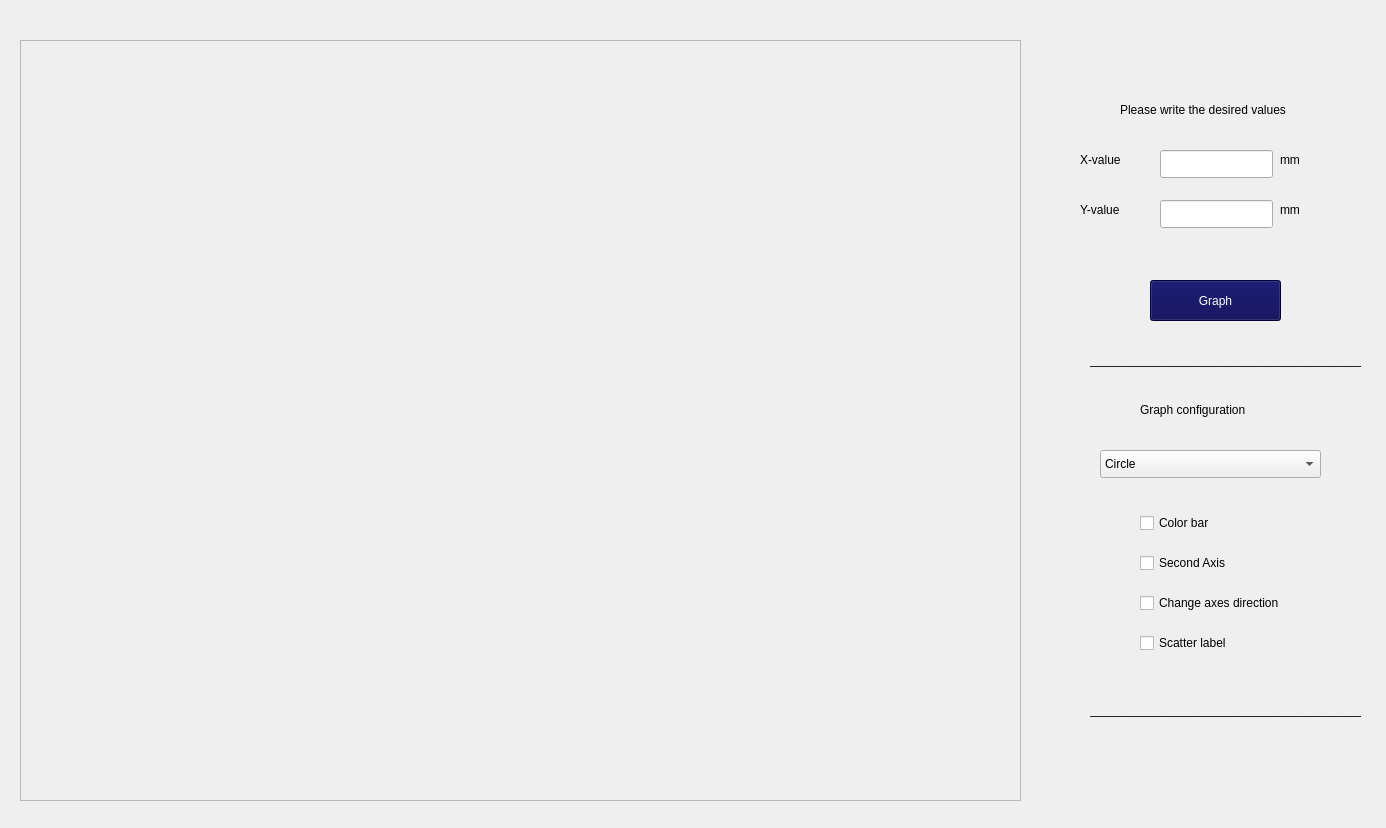
<?xml version="1.0" encoding="UTF-8"?>
<ui version="4.0">
 <class>Form</class>
 <widget class="QWidget" name="Form">
  <property name="geometry">
   <rect>
    <x>0</x>
    <y>0</y>
    <width>1386</width>
    <height>828</height>
   </rect>
  </property>
  <property name="windowTitle">
   <string>2D Cuts</string>
  </property>
  <widget class="QLineEdit" name="X_value_s">
   <property name="geometry">
    <rect>
     <x>1160</x>
     <y>150</y>
     <width>113</width>
     <height>28</height>
    </rect>
   </property>
   <property name="text">
    <string/>
   </property>
  </widget>
  <widget class="QLineEdit" name="Y_Value_s">
   <property name="geometry">
    <rect>
     <x>1160</x>
     <y>200</y>
     <width>113</width>
     <height>28</height>
    </rect>
   </property>
   <property name="text">
    <string/>
   </property>
  </widget>
  <widget class="QLabel" name="label">
   <property name="geometry">
    <rect>
     <x>1120</x>
     <y>100</y>
     <width>221</width>
     <height>20</height>
    </rect>
   </property>
   <property name="text">
    <string>Please write the desired values </string>
   </property>
  </widget>
  <widget class="QLabel" name="label_2">
   <property name="geometry">
    <rect>
     <x>1080</x>
     <y>150</y>
     <width>63</width>
     <height>20</height>
    </rect>
   </property>
   <property name="text">
    <string>X-value</string>
   </property>
  </widget>
  <widget class="QLabel" name="label_3">
   <property name="geometry">
    <rect>
     <x>1080</x>
     <y>200</y>
     <width>63</width>
     <height>20</height>
    </rect>
   </property>
   <property name="text">
    <string>Y-value</string>
   </property>
  </widget>
  <widget class="QLabel" name="label_4">
   <property name="geometry">
    <rect>
     <x>1280</x>
     <y>150</y>
     <width>63</width>
     <height>20</height>
    </rect>
   </property>
   <property name="text">
    <string>mm</string>
   </property>
  </widget>
  <widget class="QLabel" name="label_5">
   <property name="geometry">
    <rect>
     <x>1280</x>
     <y>200</y>
     <width>63</width>
     <height>20</height>
    </rect>
   </property>
   <property name="text">
    <string>mm</string>
   </property>
  </widget>
  <widget class="QPushButton" name="graph_scatter">
   <property name="geometry">
    <rect>
     <x>1150</x>
     <y>280</y>
     <width>131</width>
     <height>41</height>
    </rect>
   </property>
   <property name="styleSheet">
    <string notr="true">QPushButton {
    background-color: rgb(0, 0, 77);
    color: white;
}</string>
   </property>
   <property name="text">
    <string>Graph</string>
   </property>
  </widget>
  <widget class="QFrame" name="frame">
   <property name="geometry">
    <rect>
     <x>20</x>
     <y>40</y>
     <width>1001</width>
     <height>761</height>
    </rect>
   </property>
   <property name="frameShape">
    <enum>QFrame::Shape::StyledPanel</enum>
   </property>
   <property name="frameShadow">
    <enum>QFrame::Shadow::Raised</enum>
   </property>
  </widget>
  <widget class="QComboBox" name="boxxoro">
   <property name="geometry">
    <rect>
     <x>1100</x>
     <y>450</y>
     <width>221</width>
     <height>28</height>
    </rect>
   </property>
   <item>
    <property name="text">
     <string>Circle</string>
    </property>
   </item>
   <item>
    <property name="text">
     <string>Cross</string>
    </property>
   </item>
  </widget>
  <widget class="QLabel" name="label_6">
   <property name="geometry">
    <rect>
     <x>1140</x>
     <y>400</y>
     <width>221</width>
     <height>20</height>
    </rect>
   </property>
   <property name="text">
    <string>Graph configuration </string>
   </property>
  </widget>
  <widget class="QCheckBox" name="colorbar">
   <property name="geometry">
    <rect>
     <x>1140</x>
     <y>510</y>
     <width>93</width>
     <height>26</height>
    </rect>
   </property>
   <property name="text">
    <string>Color bar</string>
   </property>
  </widget>
  <widget class="QCheckBox" name="secondax">
   <property name="geometry">
    <rect>
     <x>1140</x>
     <y>550</y>
     <width>121</width>
     <height>26</height>
    </rect>
   </property>
   <property name="text">
    <string>Second Axis</string>
   </property>
  </widget>
  <widget class="QCheckBox" name="direction">
   <property name="geometry">
    <rect>
     <x>1140</x>
     <y>590</y>
     <width>181</width>
     <height>26</height>
    </rect>
   </property>
   <property name="text">
    <string>Change axes direction</string>
   </property>
  </widget>
  <widget class="QCheckBox" name="scttlabel">
   <property name="geometry">
    <rect>
     <x>1140</x>
     <y>630</y>
     <width>151</width>
     <height>26</height>
    </rect>
   </property>
   <property name="text">
    <string>Scatter label</string>
   </property>
  </widget>
  <widget class="QLabel" name="label_7">
   <property name="geometry">
    <rect>
     <x>1090</x>
     <y>350</y>
     <width>271</width>
     <height>20</height>
    </rect>
   </property>
   <property name="text">
    <string>___________________________________________</string>
   </property>
  </widget>
  <widget class="QLabel" name="label_8">
   <property name="geometry">
    <rect>
     <x>1090</x>
     <y>700</y>
     <width>271</width>
     <height>20</height>
    </rect>
   </property>
   <property name="text">
    <string>___________________________________________</string>
   </property>
  </widget>
 </widget>
 <resources/>
 <connections/>
</ui>
